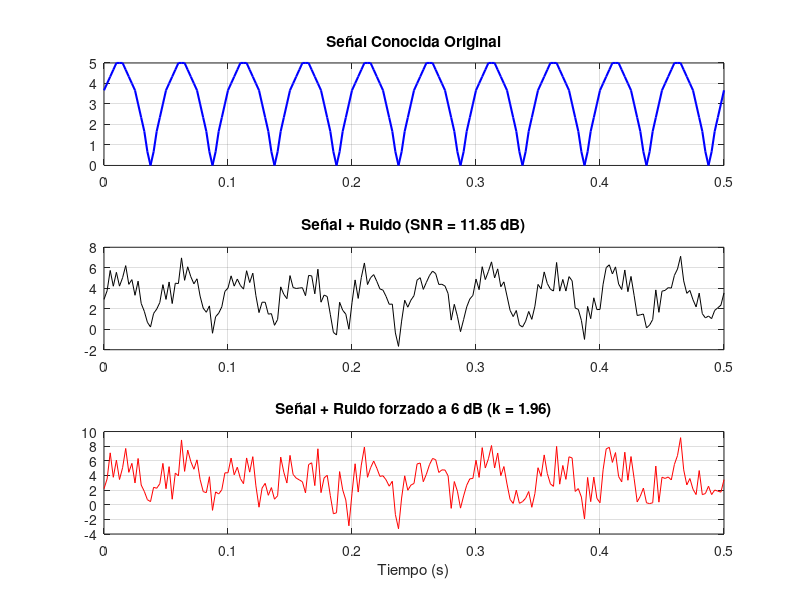
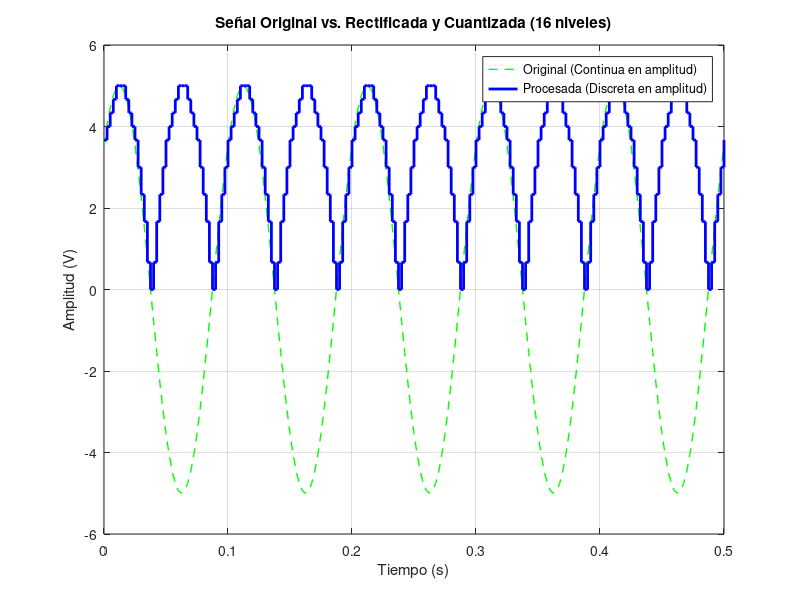

Here is the MATLAB script that generated these plots, in order:
i######Parte 1:
A=5;
fs=10;
phi=pi/4;
fm=400;
paso=1/fm;
t=0:paso:0.5;

#hacer la senal
x_orig=A*sin(2*pi*fs*t+phi);

#para rectificar la hacemos ir de 0 a 5, podria usar la del ej 2 pero lo hago de nuevo
x_rect=abs(x_orig);

#Cuantizar en 16 niveles
niveles=16;
#seguimos la misma logica que el ej 2
minimo=min(x_rect);
x_pos=x_rect-minimo;
#buscamos el alto del escalon
H=max(x_pos)/(niveles-1);
rho=zeros(size(x_pos));#inicializamos el vector vacio
#hacemos las condiciones
rho(x_pos<0)=0; #caso del piso
rho(x_pos>=(niveles-1)*H)=(niveles-1)*H; #caso techo

mascara=(x_pos>=0) & (x_pos<(niveles-1)*H); #seria el cuerpo de la func.
rho(mascara)=H* round(x_pos(mascara)/H);#cuantizamos con el round p disminuir error

y_cuant=rho+minimo;#volvemos al desplazamiento original,como hicimos en ej2
#graficamos
figure(2); clf;
plot(t, x_orig, 'g--', 'linewidth', 1); hold on;
stairs(t, y_cuant, 'b', 'linewidth', 2);           #cuantizada
# Para que se noten los 16 niveles, podemos dibujar líneas horizontales tenues
niveles_y = linspace(min(y_cuant), max(y_cuant), 16);

title('Señal Original vs. Rectificada y Cuantizada (16 niveles)');
xlabel('Tiempo (s)');
ylabel('Amplitud (V)');
legend('Original (Continua en amplitud)', 'Procesada (Discreta en amplitud)');
grid on;


#####Parte 2
#buscamos la potencia de la senal, como los ejs anteriores
ps=mean(y_cuant.^2);
#generamos el ruido
ruido_orig=randn(1,length(t));
pr_orig=mean(ruido_orig.^2);
y=y_cuant+ruido_orig;
SNR_1=ps/pr_orig;
SNR_db1=10*log10(SNR_1);

#procedo a mostrar los valores obtenidos
fprintf('Valores iniciales obtendos \n');
fprintf('Potencia senal (PS): %f\n',ps);
fprintf('Potencia ruido (PN): %f\n',pr_orig);
fprintf('SNR en db inicial: %f\n',SNR_db1);


#grafico la original
 figure(1); clf;
    subplot(3,1,1);
    plot(t, y_cuant, 'b', 'linewidth', 1.5);
    title('Señal Conocida Original');
    grid on;
#grafico con ruido
    subplot(3,1,2);
    plot(t, y, 'k');
    title(sprintf('Señal + Ruido (SNR = %.2f dB)', SNR_db1));
    grid on;

#la relacion senal ruido sea 6db (es parecido a lo de 0db del ej 8)\
SNR_6db=6;
k_6db=sqrt(ps/(pr_orig*10^(SNR_6db/10)));
ruido_k6=k_6db*ruido_orig;
y_6db=y_cuant+ruido_k6;
#aca ya tenemos la senal nueva, entonces procedemos a verificar como en ej 8
p_6db=mean(ruido_k6.^2);
SNR_f=10*log10(ps/p_6db);

#muestro los valores obtenidos
fprintf('--- FORZANDO SNR A 6 dB ---\n');
fprintf('Constante calculada (k): %f\n', k_6db);
fprintf('Potencia del Ruido resultante: %f\n', p_6db);
fprintf('SNR Final verificada: %f dB\n', SNR_f);

#grafico los valores de los 6db
    subplot(3,1,3);
    plot(t, y_6db, 'r');
    title(sprintf('Señal + Ruido forzado a 6 dB (k = %.2f)', k_6db));
    xlabel('Tiempo (s)');
    grid on;
